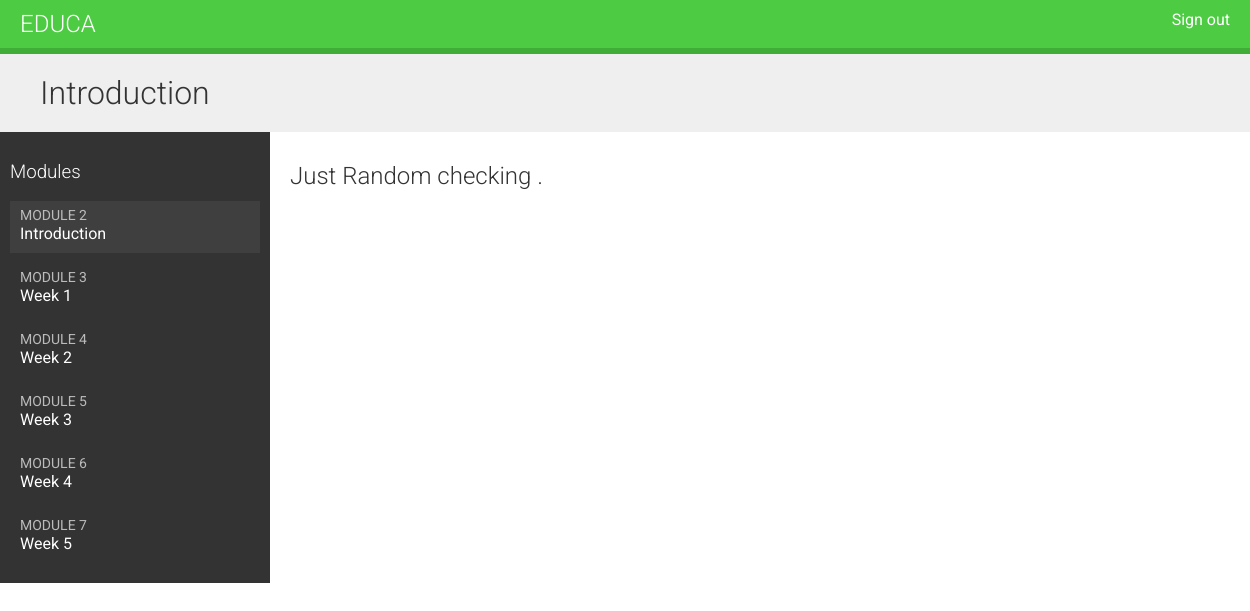
The page /students/course/7/ (signed in) on the database as committed earlier.
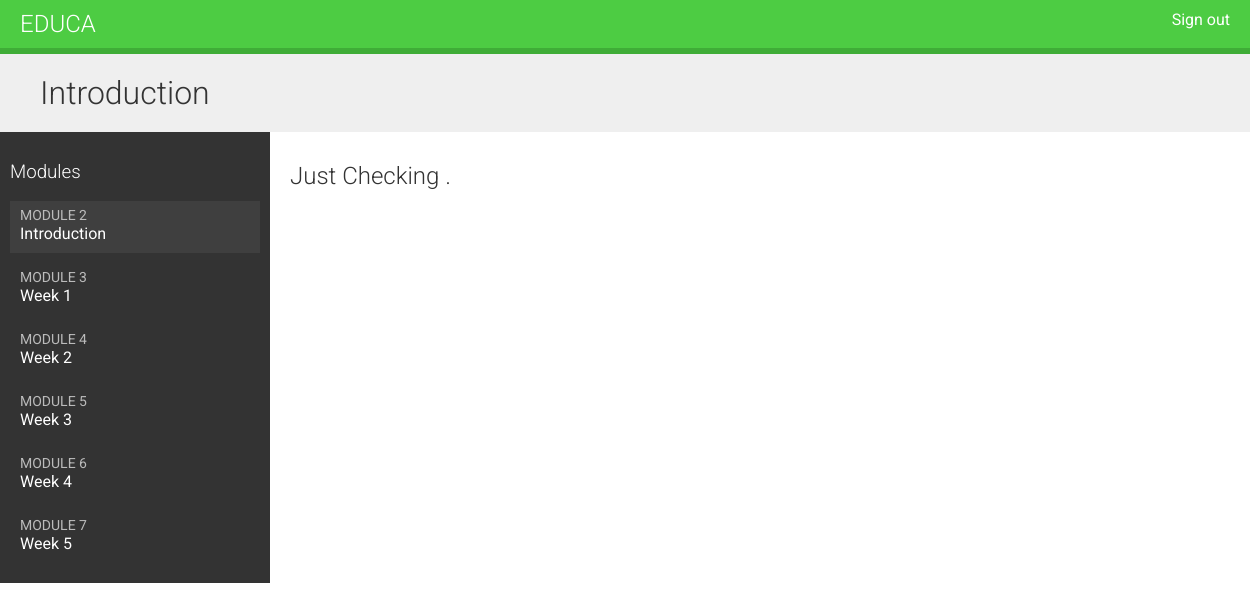
The same page on the database as committed later.
### courses/models.py (models this page shows, shortened)
class Module(models.Model):
    course = models.ForeignKey(Course,
                               related_name='modules',
                               on_delete=models.CASCADE)
    title = models.CharField(max_length=150)
    description = models.TextField()
    order = OrderField(blank=True, for_fields=['course'])
    class Meta:
        ordering = ['order']

class Content(models.Model):
    module = models.ForeignKey(Module,
                               related_name='contents',
                               on_delete=models.CASCADE)
    content_type = models.ForeignKey(ContentType,
                                     on_delete=models.CASCADE,
                                     limit_choices_to={
                                         'model__in': (
                                             'text',
                                             'video',
                                             'image',
                                             'file'
                                         )
                                     })
    object_id = models.PositiveIntegerField()
    item = GenericForeignKey('content_type','object_id')
    order = OrderField(blank=True, for_fields=['module'])
    class Meta:
        ordering = ['order']

class ItemBase(models.Model):
    owner = models.ForeignKey(User,
                              related_name='%(class)s_related',
                              on_delete=models.CASCADE)
    title = models.CharField(max_length=150)
    created = models.DateTimeField(auto_now=True)
    updated = models.DateTimeField(auto_now_add=True)
    class Meta:
        abstract = True
    def render(self):
        return render_to_string(
            f'courses/content/{self._meta.model_name}.html',
            {'item': self})

class Video(ItemBase):
    content = EmbedVideoField()

### students/views.py (the view)
class StudentCourseDetailView(DetailView):
    model = Course
    template_name = 'students/course/detail.html'
    def get_queryset(self):
        qs = super().get_queryset()
        return qs.filter(students__in=[self.request.user])
    def get_context_data(self,**kwargs):
        context = super().get_context_data(**kwargs)
        course = self.get_object()
        if 'module_id' in self.kwargs:
            context['module'] = course.modules.get(
            id=self.kwargs['module_id'])
        else:
            context['module'] = course.modules.all()[0]
        return context

### students/templates/students/course/detail.html (shortened to what this page needs)
{% extends "base.html" %}
{% block content %}
    <h1>
      {{ module.title }}
    </h1>
    <div class="contents">
        <h3>Modules</h3>
        <ul id="modules">
            {% for m in object.modules.all %}
                <li data-id="{{ m.id }}" {% if m == module %}class="selected"{% endif%}>
                <a href="{% url "student_course_detail_module" object.id m.id %}">
                <span>
                Module <span class="order">{{ m.order|add:1 }}</span>
                </span>
                <br>
                {{ m.title }}
                </a>
                </li>
                {% empty %}
                <li>No modules yet.</li>
            {% endfor %}
        </ul>
    </div>
    <div class="module">
        {% for content in module.contents.all %}
            {% with item=content.item %}
                <h2>{{ item.title }}</h2>
            {% endwith %}
        {% endfor %}
    </div>
{% endblock %}

Rows that differ between the two databases and show on the page:
removed Content: item "Just Random checking ."
added Content: item "Just Checking ."
